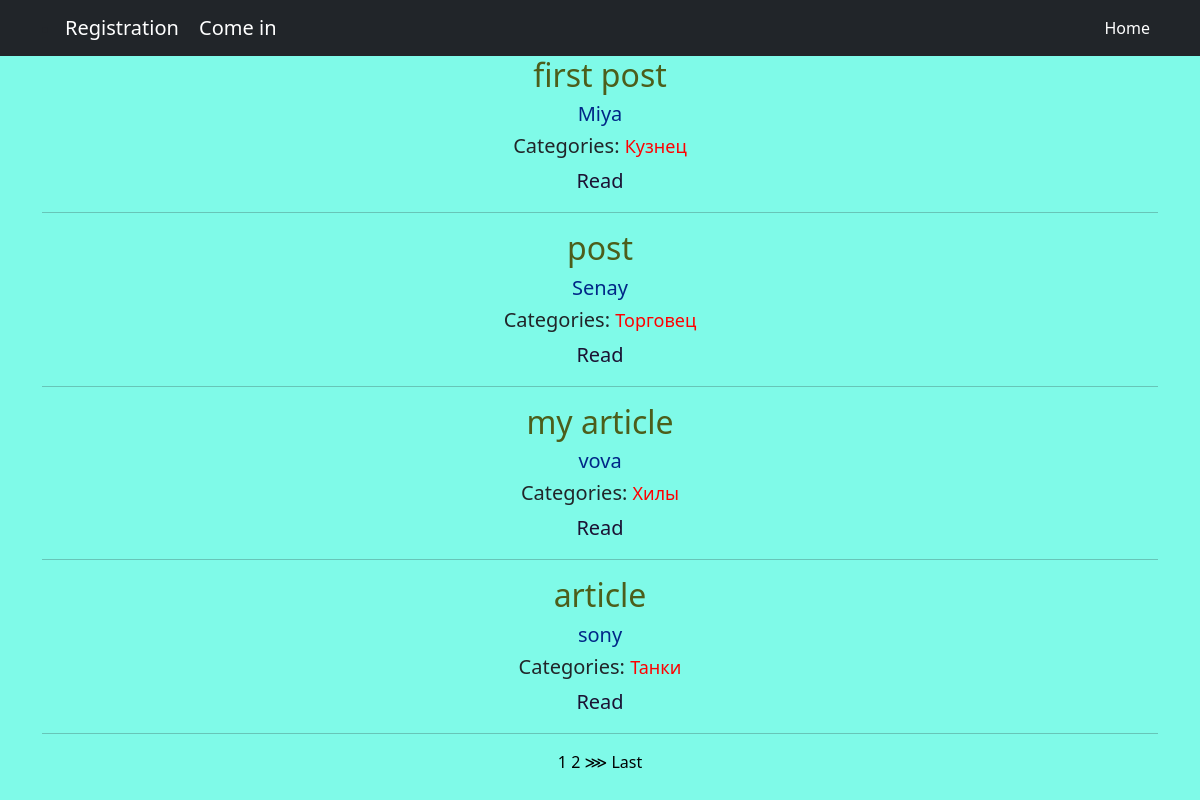
The page / on the database its author committed.
### board/models.py (models this page shows)
class Post(models.Model):
    title = models.CharField(max_length=128)
    content = fields.RichTextUploadingField()
    categories = models.ManyToManyField(to='Category')
    author = models.ForeignKey(to=User, on_delete=models.CASCADE, db_index=True)
    date_published = models.DateField(auto_now_add=True)

class Category(models.Model):
    tank = 'TK'
    healer = 'HL'
    damage_dealer = 'DD'
    tradesman = 'TM'
    guild_master = 'GM'
    quest_giver = 'QG'
    blacksmith = 'BS'
    tanner = 'TN'
    potion_master = 'PM'
    spell_master = 'SM'
    OPTIONS = (
        (tank, 'Танки'),
        (healer, 'Хилы'),
        (damage_dealer, 'ДД'),
        (tradesman, 'Торговец'),
        (guild_master, 'Гилдмастер'),
        (quest_giver, 'Квестгивер'),
        (blacksmith, 'Кузнец'),
        (tanner, 'Кожевник'),
        (potion_master, 'Зельевар'),
        (spell_master, 'Мастер заклинаний')
    )
    name = models.CharField(max_length=2, choices=OPTIONS)
    def __str__(self) -> str:
        for pair in self.OPTIONS:
            if self.name == pair[0]:
                return pair[1]

### board/views.py (the view)
# urls.py: path('', IndexView.as_view(), name='index'),
class IndexView(ListView):
    model = Post
    template_name = 'index.html'
    context_object_name = 'posts'
    paginate_by = 4
    def get_queryset(self):
        self.queryset = Post.objects.all() \
            .select_related('author').defer(
            'author__password',
            'author__last_login',
            'author__is_superuser',
            'author__email',
            'author__is_staff',
            'author__is_active',
            'author__date_joined',
        ).prefetch_related('categories')
        return super().get_queryset()

### board/templates/index.html (shortened to what this page needs)
{% extends 'default.html' %}
{% block content %}
    {% for post in posts %}
    <div class="container">
        <div style="text-align:center;">
            <h2 style="color: #4c5e1b">{{ post.title }}</h2>
            <h3 class="lead" style="color: #012787">{{ post.author }}</h3>
            <h4 class="lead">Categories:
                {% for category in post.categories.all %}
                    <a href="{% url 'category' category.id %}" style="font-size:0.9em; color:red"><li class="list-inline-item">{{category}}</li></a>
                {% endfor %}
            </h4>
            <p class="lead">{{ post.time_create|date:'j F Y' }} <a href="{% url 'post' post.id %}" style="color: #1b1233">Read</a></p>
            <hr>
        </div>
    </div>
    {% endfor %}
    {% if is_paginated %}
    <div style="text-align:center;">
    {% for num in page_obj.paginator.page_range %}
        {% if page_obj.number == num %}
            <a>{{ num }}</a>
        {% elif num > page_obj.number|add:'-3' and num < page_obj.number|add:'3' %}
            <a href="?page={{ num }}">{{ num }}</a>
        {% endif %}
    {% endfor %}
    {% if page_obj.has_next %}
        <a href="?page={{ page_obj.next_page_number }}">&#8921</a>
        <a href="?page={{ page_obj.paginator.num_pages }}">Last</a>
    {% endif %}
    </div>
{% endif %}
{% endblock content %}

### board/templates/default.html (shortened to what this page needs)
<!DOCTYPE html>
<html lang="en">
    <head>
        {% load static %}
        <link href="{% static 'css/styles.css' %}" rel="stylesheet" />
    </head>
    <body>
            <nav class="navbar navbar-expand-lg navbar-dark bg-dark">
                <div class="container">
                    {% if request.user.is_authenticated %}
                        <li class="nav-item">
                            <a class="navbar-brand" aria-current="page" href="{% url 'profile' user.id %}" style="margin-right:0px;">{{user.username}} |
                                <a class="navbar-brand" aria-current="page" href="{% url 'logout' %}">Go out</a>
                        </li>
                    {% else %}
                        <li class="nav-item"><a class="navbar-brand" aria-current="page" href="{% url 'account_signup' %}">Registration</a>
                            <a class="navbar-brand" aria-current="page" href="{% url 'account_login' %}">Come in</a></li>
                    {% endif %}
                    <div class="collapse navbar-collapse" id="navbarSupportedContent">
                        <ul class="navbar-nav ms-auto mb-2 mb-lg-0">
                            <li class="nav-item"><a class="nav-link active" aria-current="page" href="{% url 'index' %}">Home</a></li>
                        </ul>
                    </div>
                </div>
            </nav>
        {% block content %}{% endblock content %}
    </body>
</html>

### board/templates/default.html (style rules this page uses)
body { background: #7ffae8; }

### rows shown on the page
Post: title "first post", author "Miya"
Category: name "Кузнец"
Post: title "post", author "Senay"
Category: name "Торговец"
Post: title "my article", author "vova"
Category: name "Хилы"
Post: title "article", author "sony"
Category: name "Танки"

### other values the page prints
{{ num }} "1"
{{ num }} "2"
